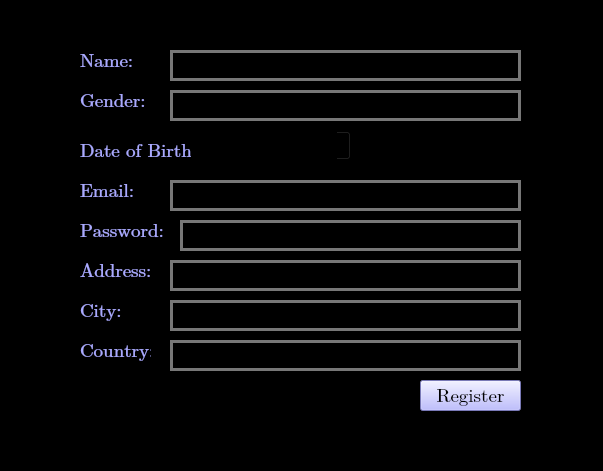
<?xml version="1.0" encoding="UTF-8"?>
<ui version="4.0">
 <class>ViewerRegistration</class>
 <widget class="QMainWindow" name="ViewerRegistration">
  <property name="geometry">
   <rect>
    <x>0</x>
    <y>0</y>
    <width>603</width>
    <height>471</height>
   </rect>
  </property>
  <property name="windowTitle">
   <string>MainWindow</string>
  </property>
  <property name="styleSheet">
   <string notr="true">QWidget {
    background-color:rgb(0, 0, 0)
}</string>
  </property>
  <widget class="QWidget" name="centralwidget">
   <widget class="QLabel" name="label">
    <property name="geometry">
     <rect>
      <x>80</x>
      <y>50</y>
      <width>71</width>
      <height>21</height>
     </rect>
    </property>
    <property name="font">
     <font>
      <family>Cambria Math</family>
      <pointsize>14</pointsize>
     </font>
    </property>
    <property name="styleSheet">
     <string notr="true">QLabel {
    color: rgb(170, 170, 255)
}
</string>
    </property>
    <property name="text">
     <string>Name: </string>
    </property>
   </widget>
   <widget class="QLabel" name="label_2">
    <property name="geometry">
     <rect>
      <x>80</x>
      <y>180</y>
      <width>71</width>
      <height>21</height>
     </rect>
    </property>
    <property name="font">
     <font>
      <family>Cambria Math</family>
      <pointsize>14</pointsize>
     </font>
    </property>
    <property name="styleSheet">
     <string notr="true">QLabel {
    color: rgb(170, 170, 255)
}</string>
    </property>
    <property name="text">
     <string>Email: </string>
    </property>
   </widget>
   <widget class="QLabel" name="label_3">
    <property name="geometry">
     <rect>
      <x>80</x>
      <y>220</y>
      <width>91</width>
      <height>21</height>
     </rect>
    </property>
    <property name="font">
     <font>
      <family>Cambria Math</family>
      <pointsize>14</pointsize>
     </font>
    </property>
    <property name="styleSheet">
     <string notr="true">QLabel {
    color: rgb(170, 170, 255)
}
</string>
    </property>
    <property name="text">
     <string>Password: </string>
    </property>
   </widget>
   <widget class="QLabel" name="label_4">
    <property name="geometry">
     <rect>
      <x>80</x>
      <y>260</y>
      <width>81</width>
      <height>21</height>
     </rect>
    </property>
    <property name="font">
     <font>
      <family>Cambria Math</family>
      <pointsize>14</pointsize>
     </font>
    </property>
    <property name="styleSheet">
     <string notr="true">QLabel {
    color: rgb(170, 170, 255)
}</string>
    </property>
    <property name="text">
     <string>Address:</string>
    </property>
   </widget>
   <widget class="QLineEdit" name="lineEditname">
    <property name="geometry">
     <rect>
      <x>170</x>
      <y>50</y>
      <width>351</width>
      <height>31</height>
     </rect>
    </property>
    <property name="styleSheet">
     <string notr="true">QLineEdit {
    background-color: rgb(0, 0, 0);
    border: 3px solid #777777; /* Optional: border color */
    padding: 5px; /* Optional: padding for better spacing */
}
</string>
    </property>
   </widget>
   <widget class="QLineEdit" name="lineEditemail">
    <property name="geometry">
     <rect>
      <x>170</x>
      <y>180</y>
      <width>351</width>
      <height>31</height>
     </rect>
    </property>
    <property name="styleSheet">
     <string notr="true">QLineEdit {
    background-color: rgb(0, 0, 0);
    border: 3px solid #777777; /* Optional: border color */
    padding: 5px; /* Optional: padding for better spacing */
}
</string>
    </property>
   </widget>
   <widget class="QLineEdit" name="lineEditpassword">
    <property name="geometry">
     <rect>
      <x>180</x>
      <y>220</y>
      <width>341</width>
      <height>31</height>
     </rect>
    </property>
    <property name="styleSheet">
     <string notr="true">QLineEdit {
    background-color: rgb(0, 0, 0);
    border: 3px solid #777777; /* Optional: border color */
    padding: 5px; /* Optional: padding for better spacing */
}
</string>
    </property>
   </widget>
   <widget class="QLineEdit" name="lineEditaddress">
    <property name="geometry">
     <rect>
      <x>170</x>
      <y>260</y>
      <width>351</width>
      <height>31</height>
     </rect>
    </property>
    <property name="styleSheet">
     <string notr="true">QLineEdit {
    background-color: rgb(0, 0, 0);
    border: 3px solid #777777; /* Optional: border color */
    padding: 5px; /* Optional: padding for better spacing */
}
</string>
    </property>
   </widget>
   <widget class="QPushButton" name="registerButtonViewer">
    <property name="geometry">
     <rect>
      <x>420</x>
      <y>380</y>
      <width>101</width>
      <height>31</height>
     </rect>
    </property>
    <property name="font">
     <font>
      <family>Cambria Math</family>
      <pointsize>14</pointsize>
     </font>
    </property>
    <property name="styleSheet">
     <string notr="true">QPushButton {
    background-color: rgb(170, 170, 255);
    color: rgb(0, 0, 0);

}


QPushButton:hover {
    background-color:rgb(128, 120, 215);
    color: rgb(0, 0, 0)
}

QPushButton:pressed {
    background-color: rgb(85, 170, 127);
    color: rgb(0, 0, 0)
}
</string>
    </property>
    <property name="text">
     <string>Register</string>
    </property>
   </widget>
   <widget class="QLabel" name="label_5">
    <property name="geometry">
     <rect>
      <x>80</x>
      <y>300</y>
      <width>71</width>
      <height>21</height>
     </rect>
    </property>
    <property name="font">
     <font>
      <family>Cambria Math</family>
      <pointsize>14</pointsize>
     </font>
    </property>
    <property name="styleSheet">
     <string notr="true">QLabel {
    color: rgb(170, 170, 255)
}</string>
    </property>
    <property name="text">
     <string>City:</string>
    </property>
   </widget>
   <widget class="QLabel" name="label_6">
    <property name="geometry">
     <rect>
      <x>80</x>
      <y>340</y>
      <width>71</width>
      <height>21</height>
     </rect>
    </property>
    <property name="font">
     <font>
      <family>Cambria Math</family>
      <pointsize>14</pointsize>
     </font>
    </property>
    <property name="styleSheet">
     <string notr="true">QLabel {
    color: rgb(170, 170, 255)
}</string>
    </property>
    <property name="text">
     <string>Country:</string>
    </property>
   </widget>
   <widget class="QLineEdit" name="lineEditcity">
    <property name="geometry">
     <rect>
      <x>170</x>
      <y>300</y>
      <width>351</width>
      <height>31</height>
     </rect>
    </property>
    <property name="styleSheet">
     <string notr="true">QLineEdit {
    background-color: rgb(0, 0, 0);
    border: 3px solid #777777; /* Optional: border color */
    padding: 5px; /* Optional: padding for better spacing */
}
</string>
    </property>
   </widget>
   <widget class="QLineEdit" name="lineEditcountry">
    <property name="geometry">
     <rect>
      <x>170</x>
      <y>340</y>
      <width>351</width>
      <height>31</height>
     </rect>
    </property>
    <property name="styleSheet">
     <string notr="true">QLineEdit {
    background-color: rgb(0, 0, 0);
    border: 3px solid #777777; /* Optional: border color */
    padding: 5px; /* Optional: padding for better spacing */
}
</string>
    </property>
   </widget>
   <widget class="QLabel" name="label_7">
    <property name="geometry">
     <rect>
      <x>80</x>
      <y>90</y>
      <width>71</width>
      <height>21</height>
     </rect>
    </property>
    <property name="font">
     <font>
      <family>Cambria Math</family>
      <pointsize>14</pointsize>
     </font>
    </property>
    <property name="styleSheet">
     <string notr="true">QLabel {
    color: rgb(170, 170, 255)
}
</string>
    </property>
    <property name="text">
     <string>Gender:</string>
    </property>
   </widget>
   <widget class="QLineEdit" name="lineEditgender">
    <property name="geometry">
     <rect>
      <x>170</x>
      <y>90</y>
      <width>351</width>
      <height>31</height>
     </rect>
    </property>
    <property name="cursor">
     <cursorShape>ArrowCursor</cursorShape>
    </property>
    <property name="styleSheet">
     <string notr="true">QLineEdit {
    background-color: rgb(0, 0, 0);
    border: 3px solid #777777; /* Optional: border color */
    padding: 5px; /* Optional: padding for better spacing */
}
</string>
    </property>
   </widget>
   <widget class="QLabel" name="label_8">
    <property name="geometry">
     <rect>
      <x>80</x>
      <y>140</y>
      <width>111</width>
      <height>21</height>
     </rect>
    </property>
    <property name="font">
     <font>
      <family>Cambria Math</family>
      <pointsize>14</pointsize>
     </font>
    </property>
    <property name="styleSheet">
     <string notr="true">QLabel {
    color: rgb(170, 170, 255)
}
</string>
    </property>
    <property name="text">
     <string>Date of Birth:</string>
    </property>
   </widget>
   <widget class="QDateEdit" name="dateEdit">
    <property name="geometry">
     <rect>
      <x>210</x>
      <y>130</y>
      <width>141</width>
      <height>31</height>
     </rect>
    </property>
   </widget>
  </widget>
  <widget class="QMenuBar" name="menubar">
   <property name="geometry">
    <rect>
     <x>0</x>
     <y>0</y>
     <width>603</width>
     <height>21</height>
    </rect>
   </property>
  </widget>
  <widget class="QStatusBar" name="statusbar"/>
 </widget>
 <resources/>
 <connections/>
</ui>
